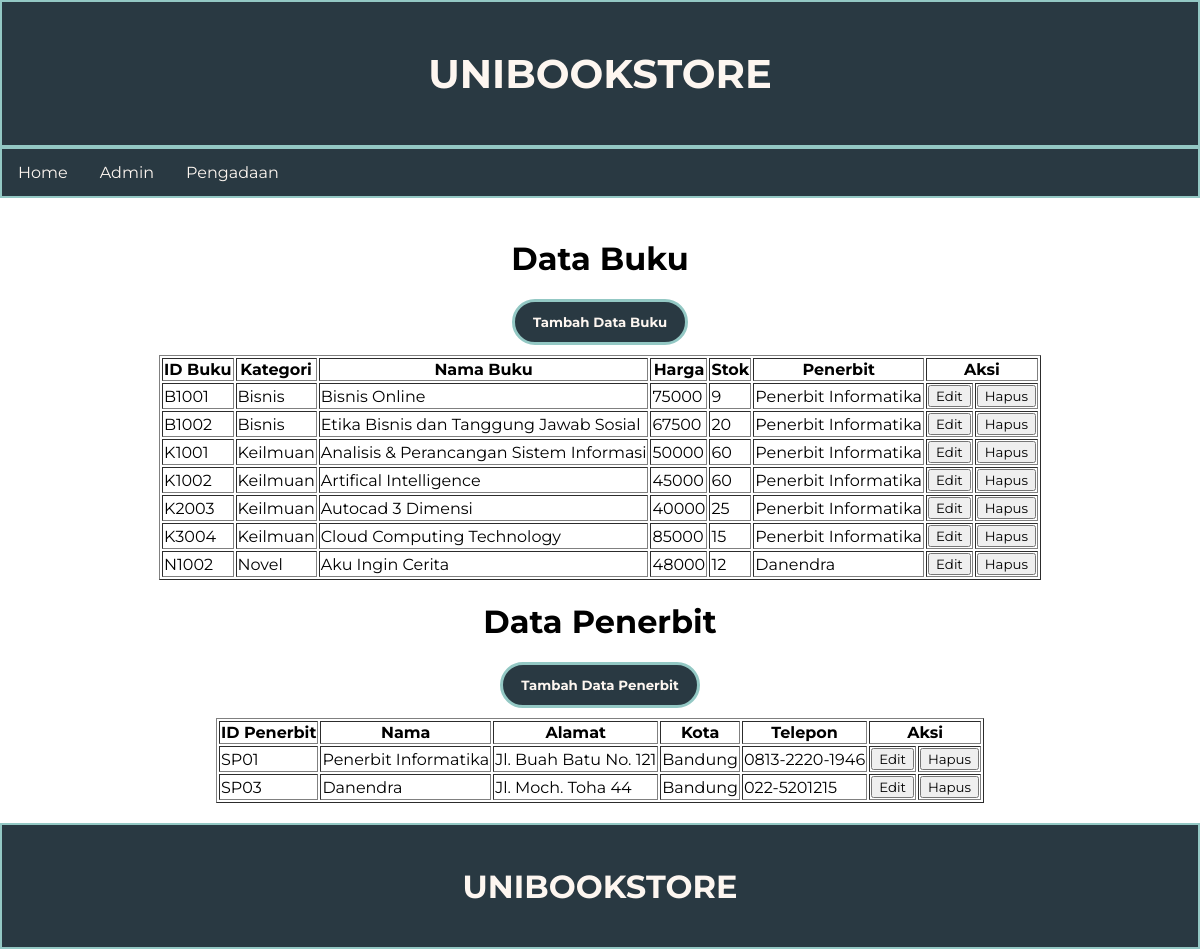
The app's page /admin.php with its own data.
### tables this page shows
CREATE TABLE `buku` (
  `id_buku` varchar(5) NOT NULL,
  `kategori` varchar(50) NOT NULL,
  `nama_buku` varchar(100) NOT NULL,
  `harga` int(11) NOT NULL,
  `stok` int(11) NOT NULL,
  `id_penerbit` varchar(4) NOT NULL
);

CREATE TABLE `penerbit` (
  `id_penerbit` varchar(4) NOT NULL,
  `nama_penerbit` varchar(50) NOT NULL,
  `alamat` varchar(100) NOT NULL,
  `kota` varchar(50) NOT NULL,
  `telepon` varchar(20) NOT NULL
);

### admin.php (the view, shortened to what this page needs)
<!DOCTYPE html>
<html>
<head>
    <link rel="stylesheet" href="style.css">
    <?php include_once("functions.php"); ?>
</head>
<body>
    <header>
        <div class="jumbotron">
            <h1>UNIBOOKSTORE</h1>
        </div>
        <nav>
            <a href="index.php">Home</a>
            <a href="admin.php">Admin</a>
            <a href="pengadaan.php">Pengadaan</a>
        </nav>
    </header>
    <main>
    <?php
        $db = dbConnect();
        if ($db->connect_errno == 0) {
            $sql1 = dataBuku();
            $sql2 = dataPenerbit();
            $res1 = $db->query($sql1);
            $res2 = $db->query($sql2);
            $data1 = $res1->fetch_all(MYSQLI_ASSOC);
            $data2 = $res2->fetch_all(MYSQLI_ASSOC);
    ?>
            <div>
            <h1>Data Buku</h1>
            <div class="tambah-data">
                <a href="buku-tambah.php"><button class="tambah-button">Tambah Data Buku</button></a>
            </div>
            <table border="1">
                <tr>
                    <th>ID Buku</th>
                    <th>Kategori</th>
                    <th>Nama Buku</th>
                    <th>Harga</th>
                    <th>Stok</th>
                    <th>Penerbit</th>
                    <th colspan="2">Aksi</th>
                </tr>
    <?php
            foreach ($data1 as $barisdata1) {
    ?>
                <tr>
                    <td><?php echo $barisdata1["id_buku"]; ?></td>
                    <td><?php echo $barisdata1["kategori"]; ?></td>
                    <td><?php echo $barisdata1["nama_buku"]; ?></td>
                    <td><?php echo $barisdata1["harga"]; ?></td>
                    <td><?php echo $barisdata1["stok"]; ?></td>
                    <td><?php echo $barisdata1["nama_penerbit"]; ?></td>
                    <td>
                        <a href="buku-edit.php?id_buku=<?php echo $barisdata1["id_buku"]; ?>">
                            <button>Edit</button>
                        </a>
                    </td>
                    <td>
                        <a href="buku-konfirmasi-hapus.php?id_buku=<?php echo $barisdata1["id_buku"]; ?>">
                            <button>Hapus</button>
                        </a>
                    </td>
                </tr>
    <?php
            }
    ?>
            </table>
            </div>
            <h1>Data Penerbit</h1>
            <div class="tambah-data">
                <a href="penerbit-tambah.php"><button class="tambah-button">Tambah Data Penerbit</button></a>
            </div>
            <table border="1">
                <tr>
                    <th>ID Penerbit</th>
                    <th>Nama</th>
                    <th>Alamat</th>
                    <th>Kota</th>
                    <th>Telepon</th>
                    <th colspan="2">Aksi</th>
                </tr>
    <?php
            foreach ($data2 as $barisdata2) {
    ?>
                <tr>
                    <td><?php echo $barisdata2["id_penerbit"]; ?></td>
                    <td><?php echo $barisdata2["nama_penerbit"]; ?></td>
                    <td><?php echo $barisdata2["alamat"]; ?></td>
                    <td><?php echo $barisdata2["kota"]; ?></td>
                    <td><?php echo $barisdata2["telepon"]; ?></td>
                    <td>
                        <a href="penerbit-edit.php?id_penerbit=<?php echo $barisdata2["id_penerbit"]; ?>">
                            <button>Edit</button>
                        </a>
                    </td>
                    <td>
                        <a href="penerbit-konfirmasi-hapus.php?id_penerbit=<?php echo $barisdata2["id_penerbit"]; ?>">
                            <button>Hapus</button>
                        </a>
                    </td>
                </tr>
    <?php
                }
    ?>
            </table>
    <?php
        }
        else {
            echo "Gagal Koneksi" . (DEVELOPMENT ? " : " . $db->connect_error : "") . "<br>";
        }
    ?>
    </main>
    <footer>
        <h1>UNIBOOKSTORE</h1>
    </footer>
</body>
</html>

### style.css (style rules this page uses)
* { font-family: 'Montserrat', sans-serif; }
body { margin: 0; padding: 0; min-height: 100vh; display: flex; flex-direction: column; }
footer { padding: 20px; color: #fdf6f0; background-color: #293942; border: 2px solid #93c8c4; text-align: center; margin-top: auto; }
main { padding: 20px; overflow: auto; }
nav { overflow: hidden; background-color: #293942; border: 2px solid #93c8c4; }
nav a { color: #fdf6f0; float: left; text-decoration: none; text-align: center; padding: 14px 16px; }
table { margin-left: auto; margin-right: auto; }
h1 { text-align: center; }
.jumbotron { font-size: 20px; padding: 20px; background-color: #293942; text-align: center; color: #fdf6f0; border: 2px solid #93c8c4; }
.tambah-data { text-align: center; margin-bottom: 10px; }
.tambah-button { background: #293942; border: 3px solid #93c8c4; border-radius: 40px; color: #fdf6f0; font-weight: bold; line-height: 24px; padding: 8px 18px; }

### records on screen
buku: id_buku "B1001", kategori "Bisnis", nama_buku "Bisnis Online", harga "75000", stok "9", id_penerbit.nama_penerbit "Penerbit Informatika"
buku: id_buku "B1002", kategori "Bisnis", nama_buku "Etika Bisnis dan Tanggung Jawab Sosial", harga "67500", stok "20", id_penerbit.nama_penerbit "Penerbit Informatika"
buku: id_buku "K1001", kategori "Keilmuan", nama_buku "Analisis & Perancangan Sistem Informasi", harga "50000", stok "60", id_penerbit.nama_penerbit "Penerbit Informatika"
buku: id_buku "K1002", kategori "Keilmuan", nama_buku "Artifical Intelligence", harga "45000", stok "60", id_penerbit.nama_penerbit "Penerbit Informatika"
buku: id_buku "K2003", kategori "Keilmuan", nama_buku "Autocad 3 Dimensi", harga "40000", stok "25", id_penerbit.nama_penerbit "Penerbit Informatika"
buku: id_buku "K3004", kategori "Keilmuan", nama_buku "Cloud Computing Technology", harga "85000", stok "15", id_penerbit.nama_penerbit "Penerbit Informatika"
buku: id_buku "N1002", kategori "Novel", nama_buku "Aku Ingin Cerita", harga "48000", stok "12", id_penerbit.nama_penerbit "Danendra"
penerbit: id_penerbit "SP01", nama_penerbit "Penerbit Informatika", alamat "Jl. Buah Batu No. 121", kota "Bandung", telepon "0813-2220-1946"
penerbit: id_penerbit "SP03", nama_penerbit "Danendra", alamat "Jl. Moch. Toha 44", kota "Bandung", telepon "022-5201215"
